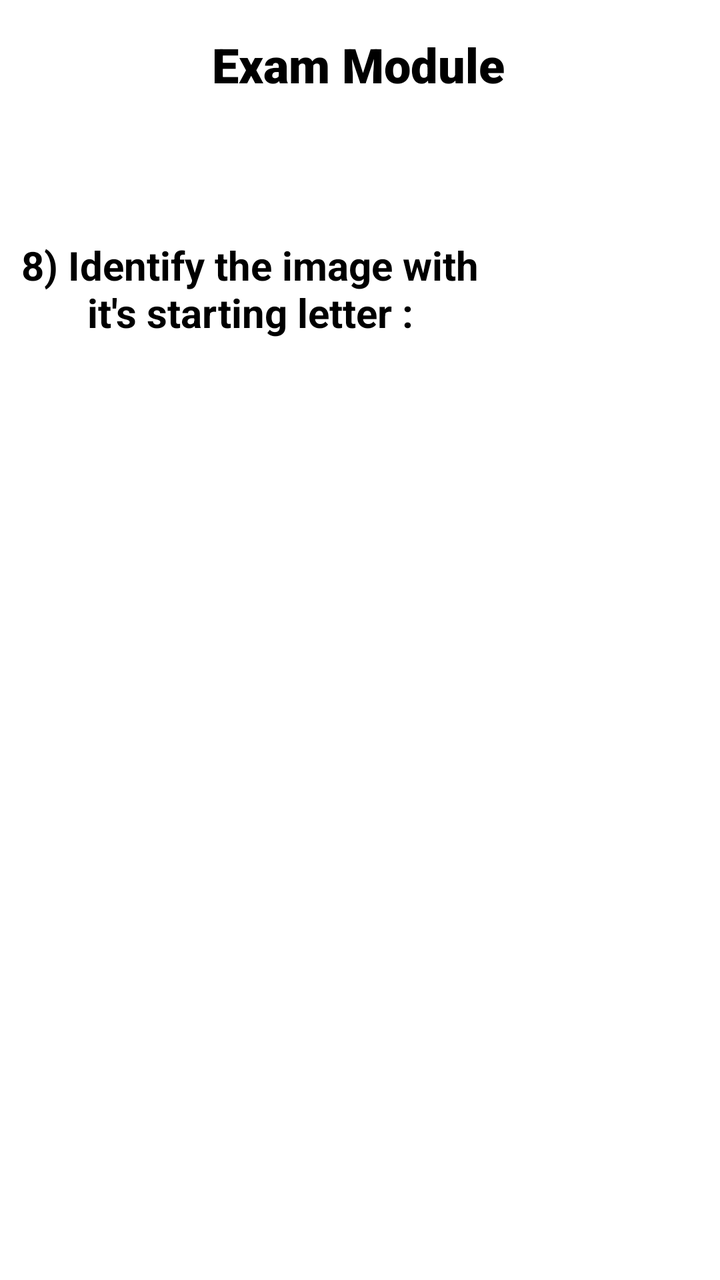
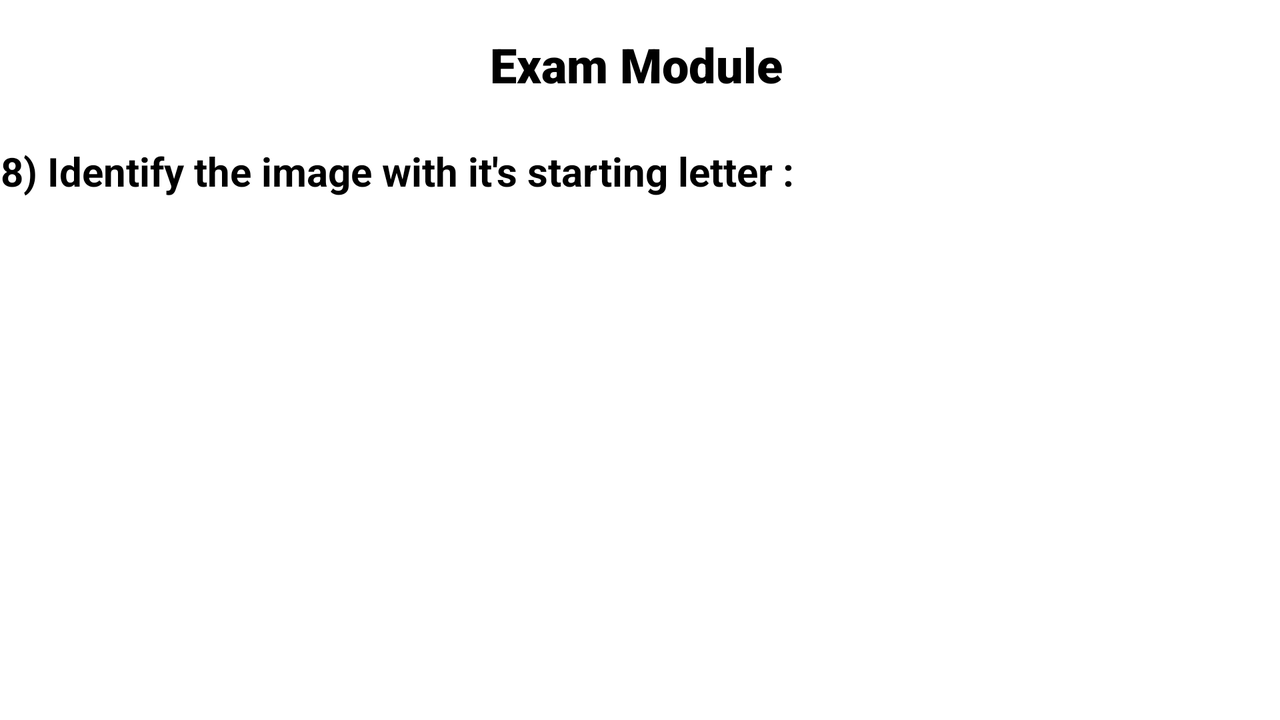

Compare how this app lays out the same screen by default and in its alternative resource folder. The renders come first, then the two layout files and the values they reference.
<!-- AndroidManifest.xml: application theme Theme.Learning -->
<!-- res/layout/activity_que8.xml -->
<?xml version="1.0" encoding="utf-8"?>
<androidx.constraintlayout.widget.ConstraintLayout xmlns:android="http://schemas.android.com/apk/res/android"
    xmlns:app="http://schemas.android.com/apk/res-auto"
    xmlns:tools="http://schemas.android.com/tools"
    android:layout_width="match_parent"
    android:layout_height="match_parent"
    tools:context=".que8">

    <androidx.constraintlayout.widget.ConstraintLayout
        android:layout_width="match_parent"
        android:layout_height="match_parent"
        android:background="@color/white"
        tools:context=".ExamModule">

        <TextView
            android:id="@+id/textView4"
            android:layout_width="wrap_content"
            android:layout_height="wrap_content"
            android:layout_marginTop="16dp"
            android:fontFamily="sans-serif-black"
            android:text="Exam Module"
            android:textAlignment="center"
            android:textAppearance="@style/TextAppearance.AppCompat.Display1"
            android:textColor="#000000"
            android:textSize="24sp"
            android:textStyle="bold"
            app:layout_constraintEnd_toEndOf="parent"
            app:layout_constraintHorizontal_bias="0.496"
            app:layout_constraintStart_toStartOf="parent"
            app:layout_constraintTop_toTopOf="parent" />

        <TextView
            android:id="@+id/textView5"
            android:layout_width="250dp"
            android:layout_height="wrap_content"
            android:layout_marginTop="103dp"
            android:text="8) Identify the image with it's starting letter :"
            android:textAlignment="center"
            android:textAppearance="@style/TextAppearance.AppCompat.Medium"
            android:textColor="#000000"
            android:textSize="20sp"
            android:textStyle="bold"
            app:layout_constraintStart_toStartOf="parent"
            app:layout_constraintTop_toTopOf="@+id/textView4" />

        <ImageView
            android:id="@+id/imageView"
            android:layout_width="122dp"
            android:layout_height="127dp"
            android:layout_marginTop="76dp"
            android:layout_marginEnd="16dp"
            app:layout_constraintEnd_toEndOf="parent"
            app:layout_constraintHorizontal_bias="0.531"
            app:layout_constraintStart_toEndOf="@+id/textView5"
            app:layout_constraintTop_toTopOf="@+id/textView4"
            app:srcCompat="@drawable/queen" />

        <Button
            android:id="@+id/btn30"
            android:layout_width="128sp"
            android:layout_height="66sp"
            android:layout_marginStart="16dp"
            android:layout_marginTop="156dp"
            android:text="A) Boy"
            android:textAlignment="center"
            android:textColor="#FFFFFF"
            android:textStyle="bold"
            app:layout_constraintStart_toStartOf="parent"
            app:layout_constraintTop_toTopOf="@+id/textView5" />

        <Button
            android:id="@+id/btn31"
            android:layout_width="128sp"
            android:layout_height="66sp"
            android:layout_marginStart="36dp"
            android:layout_marginTop="96dp"
            android:text="B) Fairy"
            android:textAlignment="center"
            android:textColor="#FFFFFF"
            android:textStyle="bold"
            app:layout_constraintEnd_toEndOf="parent"
            app:layout_constraintHorizontal_bias="0.349"
            app:layout_constraintStart_toEndOf="@+id/btn30"
            app:layout_constraintTop_toBottomOf="@+id/textView5" />

        <Button
            android:id="@+id/btn32"
            android:layout_width="128sp"
            android:layout_height="66sp"
            android:layout_marginStart="16dp"
            android:layout_marginTop="20dp"
            android:text="C) King"
            android:textAlignment="center"
            android:textColor="#FFFFFF"
            android:textStyle="bold"
            app:layout_constraintStart_toStartOf="parent"
            app:layout_constraintTop_toBottomOf="@+id/btn30" />

        <Button
            android:id="@+id/btn33"
            android:layout_width="128sp"
            android:layout_height="66sp"
            android:layout_marginStart="36dp"
            android:layout_marginTop="20dp"
            android:text="D) Queen"
            android:textAlignment="center"
            android:textColor="#FFFFFF"
            android:textStyle="bold"
            app:layout_constraintEnd_toEndOf="parent"
            app:layout_constraintHorizontal_bias="0.517"
            app:layout_constraintStart_toEndOf="@+id/btn32"
            app:layout_constraintTop_toBottomOf="@+id/btn31" />

        <TextView
            android:id="@+id/txt2"
            android:layout_width="132dp"
            android:layout_height="62dp"
            android:layout_marginTop="36dp"
            android:fontFamily="sans-serif-black"
            android:gravity="center"
            android:textAlignment="center"
            android:textAppearance="@style/TextAppearance.AppCompat.Medium"
            android:textColor="#000000"
            android:textSize="20sp"
            android:textStyle="bold"
            app:layout_constraintEnd_toEndOf="parent"
            app:layout_constraintHorizontal_bias="0.483"
            app:layout_constraintStart_toStartOf="parent"
            app:layout_constraintTop_toBottomOf="@+id/btn33" />
    </androidx.constraintlayout.widget.ConstraintLayout>
</androidx.constraintlayout.widget.ConstraintLayout>
<!-- resources referenced by this layout -->
<resources>
  <!-- drawable queen: jpg bitmap (drawable, 5933 bytes) -->
  <style name="Theme.Learning" parent="Theme.MaterialComponents.DayNight.DarkActionBar">
          
          <item name="colorPrimary">@color/white</item>
          <item name="colorPrimaryVariant">@color/white</item>
          <item name="colorOnPrimary">@color/white</item>
          
          <item name="colorSecondary">@color/white</item>
          <item name="colorSecondaryVariant">@color/white</item>
          <item name="colorOnSecondary">@color/white</item>
          
          <item name="android:statusBarColor" tools:targetApi="l">?attr/colorPrimaryVariant</item>
          
      </style>
</resources>
<!-- res/layout-land/activity_que8.xml (the author's variant of the layout above) -->
<!-- drawn on the phone turned sideways -->
<?xml version="1.0" encoding="utf-8"?>
<androidx.constraintlayout.widget.ConstraintLayout xmlns:android="http://schemas.android.com/apk/res/android"
    xmlns:app="http://schemas.android.com/apk/res-auto"
    xmlns:tools="http://schemas.android.com/tools"
    android:layout_width="match_parent"
    android:layout_height="match_parent"
    tools:context=".que8">

    <androidx.constraintlayout.widget.ConstraintLayout
        android:layout_width="match_parent"
        android:layout_height="match_parent"
        android:background="@color/white"
        tools:context=".ExamModule">

        <TextView
            android:id="@+id/textView4"
            android:layout_width="wrap_content"
            android:layout_height="wrap_content"
            android:layout_marginTop="16dp"
            android:fontFamily="sans-serif-black"
            android:text="Exam Module"
            android:textAlignment="center"
            android:textAppearance="@style/TextAppearance.AppCompat.Display1"
            android:textColor="#000000"
            android:textSize="24sp"
            android:textStyle="bold"
            app:layout_constraintEnd_toEndOf="parent"
            app:layout_constraintHorizontal_bias="0.496"
            app:layout_constraintStart_toStartOf="parent"
            app:layout_constraintTop_toTopOf="parent" />

        <TextView
            android:id="@+id/textView5"
            android:layout_width="wrap_content"
            android:layout_height="wrap_content"
            android:layout_marginTop="56dp"
            android:text="8) Identify the image with it's starting letter :"
            android:textAlignment="center"
            android:textAppearance="@style/TextAppearance.AppCompat.Medium"
            android:textColor="#000000"
            android:textSize="20sp"
            android:textStyle="bold"
            app:layout_constraintStart_toStartOf="parent"
            app:layout_constraintTop_toTopOf="@+id/textView4" />

        <ImageView
            android:id="@+id/imageView"
            android:layout_width="122dp"
            android:layout_height="127dp"
            android:layout_marginTop="52dp"
            android:layout_marginEnd="16dp"
            app:layout_constraintEnd_toEndOf="parent"
            app:layout_constraintHorizontal_bias="1.0"
            app:layout_constraintStart_toEndOf="@+id/textView5"
            app:layout_constraintTop_toTopOf="@+id/textView4"
            app:srcCompat="@drawable/queen" />

        <Button
            android:id="@+id/btn30"
            android:layout_width="100sp"
            android:layout_height="50sp"
            android:layout_marginStart="4dp"
            android:layout_marginTop="40dp"
            android:text="A) Boy"
            android:textAlignment="center"
            android:textColor="#FFFFFF"
            android:textSize="12sp"
            android:textStyle="bold"
            app:layout_constraintStart_toStartOf="parent"
            app:layout_constraintTop_toTopOf="@+id/textView5" />

        <Button
            android:id="@+id/btn31"
            android:layout_width="100sp"
            android:layout_height="50sp"
            android:layout_marginStart="36dp"
            android:layout_marginTop="4dp"
            android:text="B) Fairy"
            android:textAlignment="center"
            android:textColor="#FFFFFF"
            android:textSize="12sp"
            android:textStyle="bold"
            app:layout_constraintEnd_toEndOf="parent"
            app:layout_constraintHorizontal_bias="0.081"
            app:layout_constraintStart_toEndOf="@+id/btn30"
            app:layout_constraintTop_toBottomOf="@+id/textView5" />

        <Button
            android:id="@+id/btn32"
            android:layout_width="100sp"
            android:layout_height="50sp"
            android:layout_marginStart="4dp"
            android:layout_marginTop="4dp"
            android:text="C) King"
            android:textAlignment="center"
            android:textColor="#FFFFFF"
            android:textSize="12sp"
            android:textStyle="bold"
            app:layout_constraintStart_toStartOf="parent"
            app:layout_constraintTop_toBottomOf="@+id/btn30" />

        <Button
            android:id="@+id/btn33"
            android:layout_width="100sp"
            android:layout_height="50sp"
            android:layout_marginStart="36dp"
            android:layout_marginTop="8dp"
            android:text="D) Queen"
            android:textAlignment="center"
            android:textColor="#FFFFFF"
            android:textSize="12sp"
            android:textStyle="bold"
            app:layout_constraintEnd_toEndOf="parent"
            app:layout_constraintHorizontal_bias="0.081"
            app:layout_constraintStart_toEndOf="@+id/btn32"
            app:layout_constraintTop_toBottomOf="@+id/btn31" />

        <TextView
            android:id="@+id/txt2"
            android:layout_width="100dp"
            android:layout_height="50dp"
            android:fontFamily="sans-serif-black"
            android:gravity="center"
            android:textAlignment="center"
            android:textAppearance="@style/TextAppearance.AppCompat.Medium"
            android:textColor="#000000"
            android:textSize="20dp"
            android:textStyle="bold"
            app:layout_constraintBottom_toBottomOf="parent"
            app:layout_constraintEnd_toEndOf="parent"
            app:layout_constraintHorizontal_bias="0.499"
            app:layout_constraintStart_toStartOf="parent"
            app:layout_constraintTop_toTopOf="parent"
            app:layout_constraintVertical_bias="0.587" />
    </androidx.constraintlayout.widget.ConstraintLayout>
</androidx.constraintlayout.widget.ConstraintLayout>
